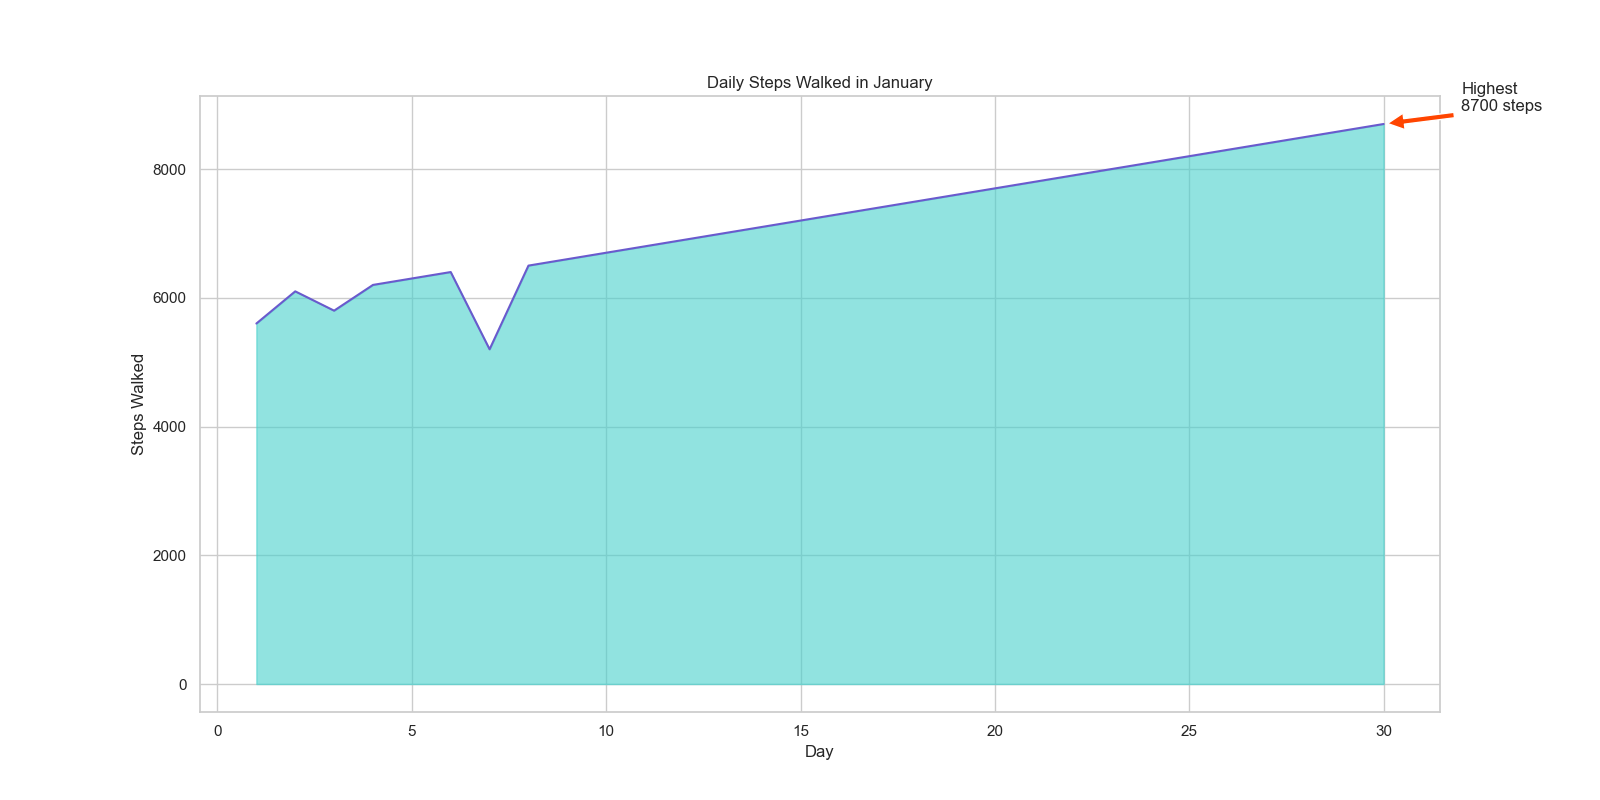

Here is the Python script that generated this plot:

import pandas as pd
import seaborn as sns
import matplotlib.pyplot as plt

data = pd.DataFrame({
    'Day': list(range(1, 31)),
    'StepsWalked': [
        5600, 6100, 5800, 6200, 6300, 6400, 5200, 6500, 6600, 6700,
        6800, 6900, 7000, 7100, 7200, 7300, 7400, 7500, 7600, 7700,
        7800, 7900, 8000, 8100, 8200, 8300, 8400, 8500, 8600, 8700
    ]
})

plt.figure(figsize=(16, 8))
sns.set_theme(style="whitegrid")

ax = sns.lineplot(data=data, x='Day', y='StepsWalked', color="#6A5ACD")
ax.fill_between(data.Day, data.StepsWalked, color="#48D1CC", alpha=0.6)

highest_steps = data.StepsWalked.max()
highest_day = data.Day[data.StepsWalked.idxmax()]
plt.annotate(f'Highest\n{highest_steps} steps', xy=(highest_day, highest_steps), xytext=(highest_day+2, highest_steps+200),
             arrowprops=dict(facecolor='#FF4500', shrink=0.05))

plt.title('Daily Steps Walked in January')
plt.xlabel('Day')
plt.ylabel('Steps Walked')

plt.show()
